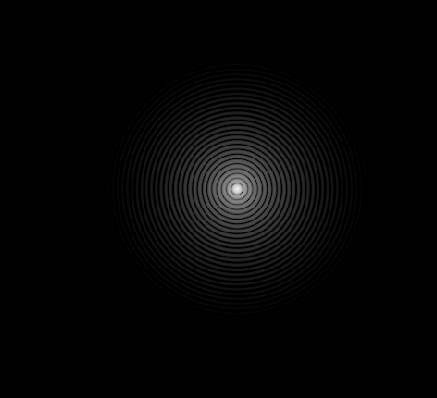
#> input picture tmp1.png, 437 x 398 px; its folder holds only this picture in this run
$ python diagramRealSpace.py
#> lines starting #> are read from the running program, lines starting #| are printed output that depends on the picture; after the words box and inside, x2 and y2 are one past the last pixel; in counts of white or black regions, pixels touching at a corner belong together
import matplotlib.pyplot as plt
import numpy as np
from PIL import Image

import glob

filenames = glob.glob("*.png")
for x in filenames:
    nombre = x[:-4]
    img = Image.open(x).convert("L")

    img_data = np.asarray(img)**(1/2.)
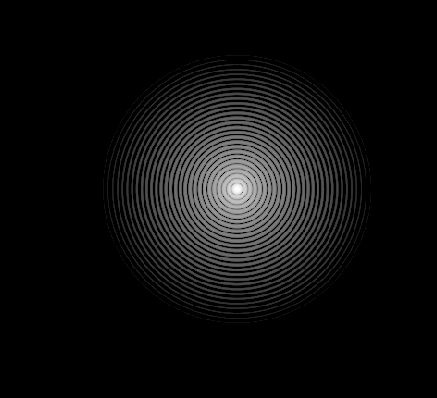
#> img_data: shape (398, 437) float64; min 0, max 15.23, mean 0.927; drawn with min black and max white
    limit = 3
    height, width = img_data.shape
#> height = 398; width = 437
    for x in range(height):
        for y in range(width):
            if img_data[x][y] < limit:
                img_data[x][y]=0
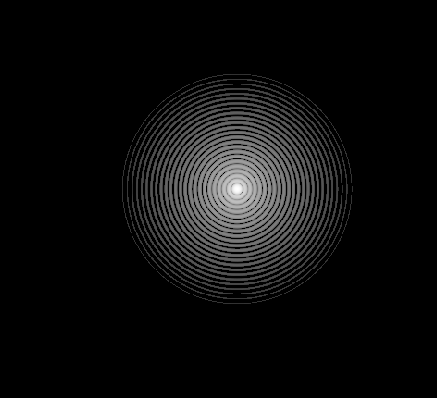
#> img_data: shape (398, 437) float64; 4.98% of pixels changed, all inside (x1, y1, x2, y2) = (103, 55, 371, 323); drawn with min black and max white
    step=1
    l=[]
    count = 0
    rango = range(step, width, 2*step)
    noiseStep=3
    rango2 = rango[::noiseStep]
    for ii in rango:
        l.append(sum(sum(img_data[:, ii-step:ii+step])))
        count+=1
#> after the loop, count = 218; l = 218 values, max 2482.6 at index 118, min 0 at index 0, mean 660.5
    l = np.array(l)
    L = np.array([sum(l[x:x+noiseStep-1])/noiseStep for x in range(0,len(l),noiseStep)])
#> L = 73 values, max 1651.7 at index 39, min 0 at index 0, mean 438.8
    maximum = l.max()
#> maximum = 2482.6
    maximum2= L.max()
#> maximum2 = 1651.7
    l = l/maximum
#> l = 218 values, max 1 at index 118, min 0 at index 0, mean 0.266
    L = L/maximum2
#> L = 73 values, max 1 at index 39, min 0 at index 0, mean 0.266
    f=plt.figure(figsize=(12,12))
    plt.plot(rango,l)
    #plt.plot(rango2, L)
    plt.xlabel("Posición")
    plt.ylabel("Intensidad")
    plt.savefig("Resultados/IntesidadRealAberraciones/"+nombre+".png")
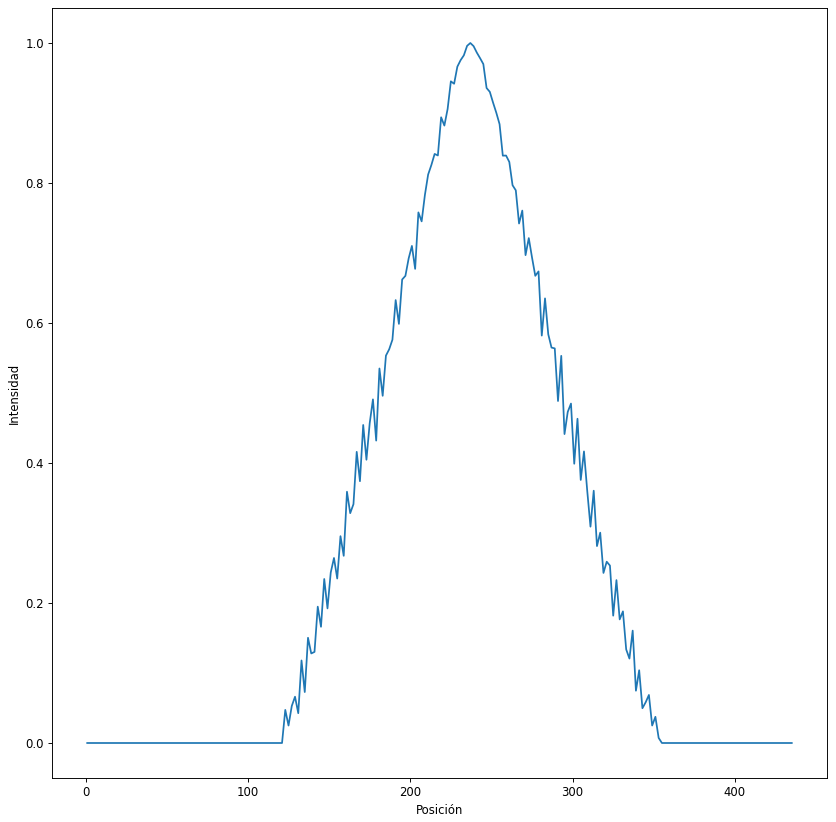
#> figure drawn by matplotlib, 1 panel; curve peaks at x = 237, y = 1
    print(nombre)
